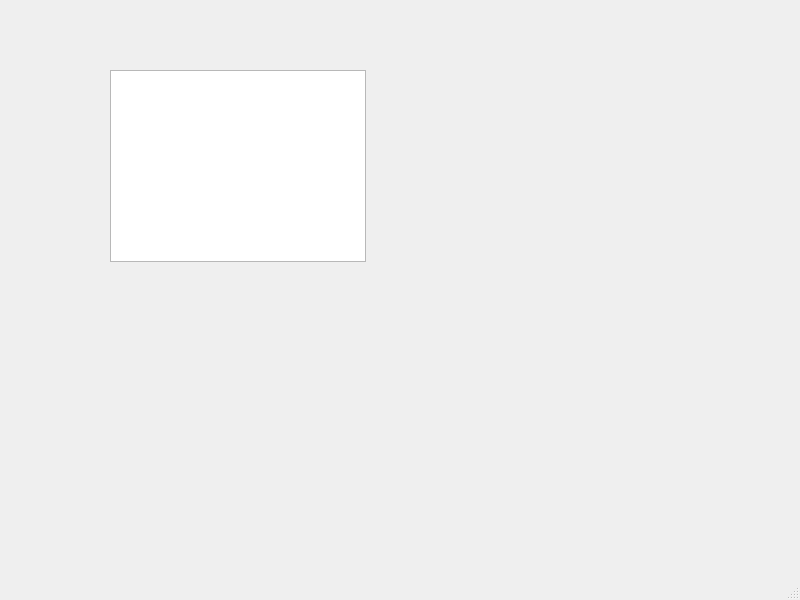
<?xml version="1.0" encoding="UTF-8"?>
<ui version="4.0">
 <class>MainWindow_Logs</class>
 <widget class="QMainWindow" name="MainWindow_Logs">
  <property name="geometry">
   <rect>
    <x>0</x>
    <y>0</y>
    <width>800</width>
    <height>600</height>
   </rect>
  </property>
  <property name="windowTitle">
   <string>MainWindow</string>
  </property>
  <widget class="QWidget" name="centralwidget">
   <widget class="QTextBrowser" name="textBrowser_Logs">
    <property name="geometry">
     <rect>
      <x>110</x>
      <y>70</y>
      <width>256</width>
      <height>192</height>
     </rect>
    </property>
   </widget>
  </widget>
  <widget class="QMenuBar" name="menubar">
   <property name="geometry">
    <rect>
     <x>0</x>
     <y>0</y>
     <width>800</width>
     <height>20</height>
    </rect>
   </property>
  </widget>
  <widget class="QStatusBar" name="statusbar"/>
 </widget>
 <resources/>
 <connections/>
</ui>
